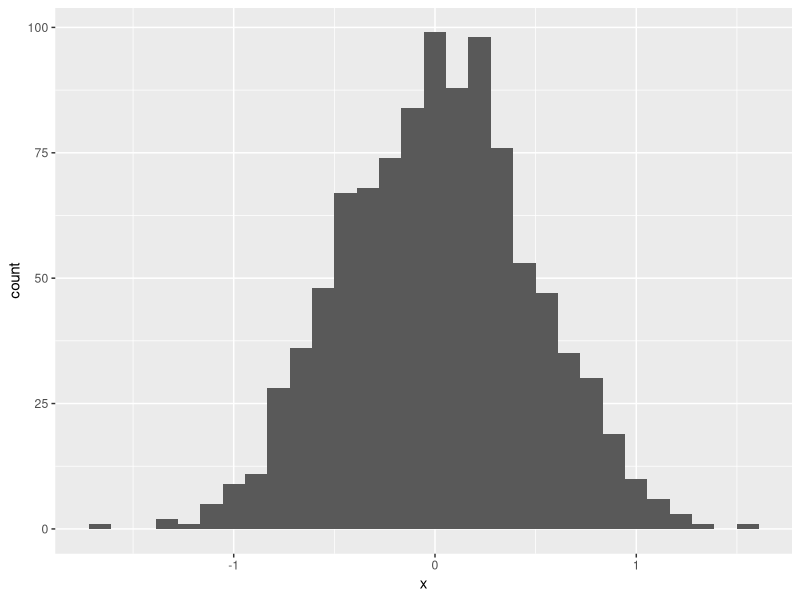
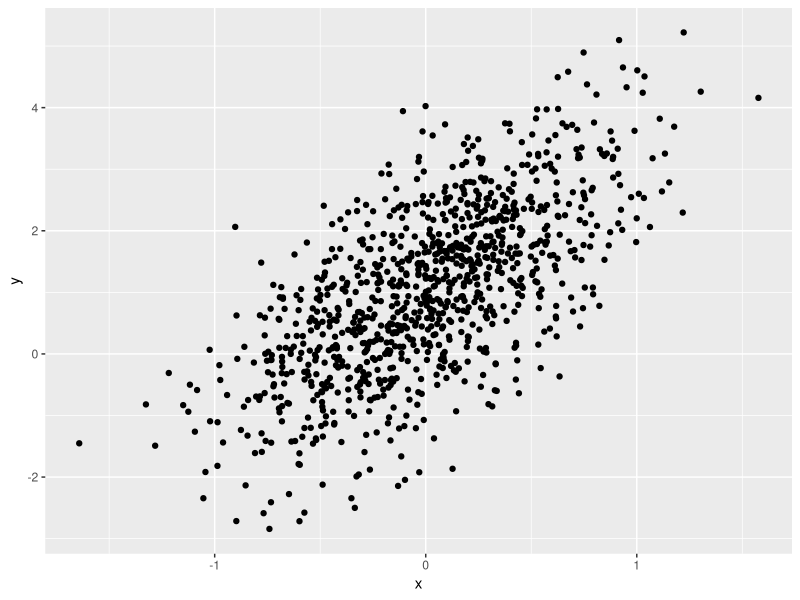
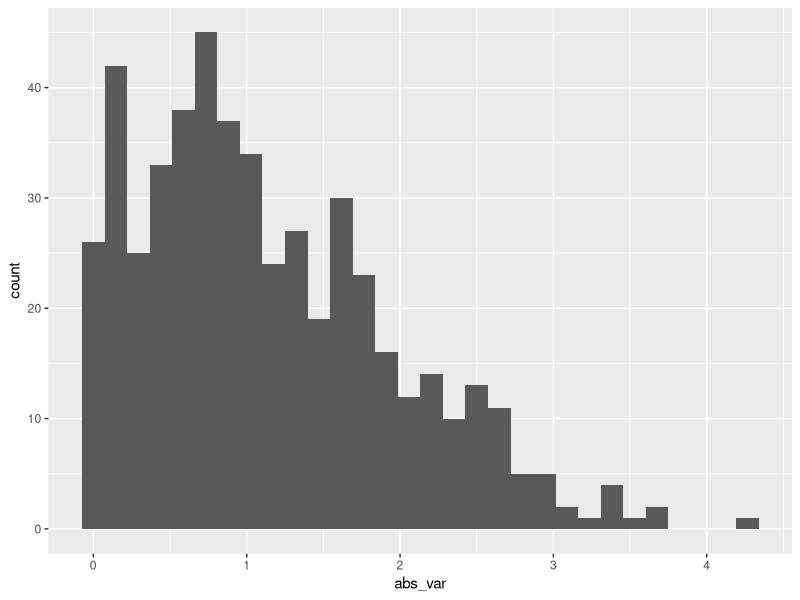

Recreate these plots in R, in order.
## ---- chunk 1
library(tidyverse)
## ---- chunk 2
samp = rnorm(100)
length(samp)
## ---- chunk 3
plot_df = 
  tibble(
    x = rnorm(1000, sd = 0.5),
  y = 1 + 2 * x + rnorm(1000)
)

head(plot_df)
## ---- chunk 4
ggplot(plot_df, aes(x=x)) + geom_histogram()

ggplot(plot_df, aes(x=x, y=y)) + geom_point()
## ---- chunk 5

set.seed(0)

df = tibble(
  num_var = rnorm(n=500, mean=1),
  log_var = num_var > 0,
  abs_var = abs(num_var))

ggplot(df, aes(x=abs_var)) + geom_histogram()
